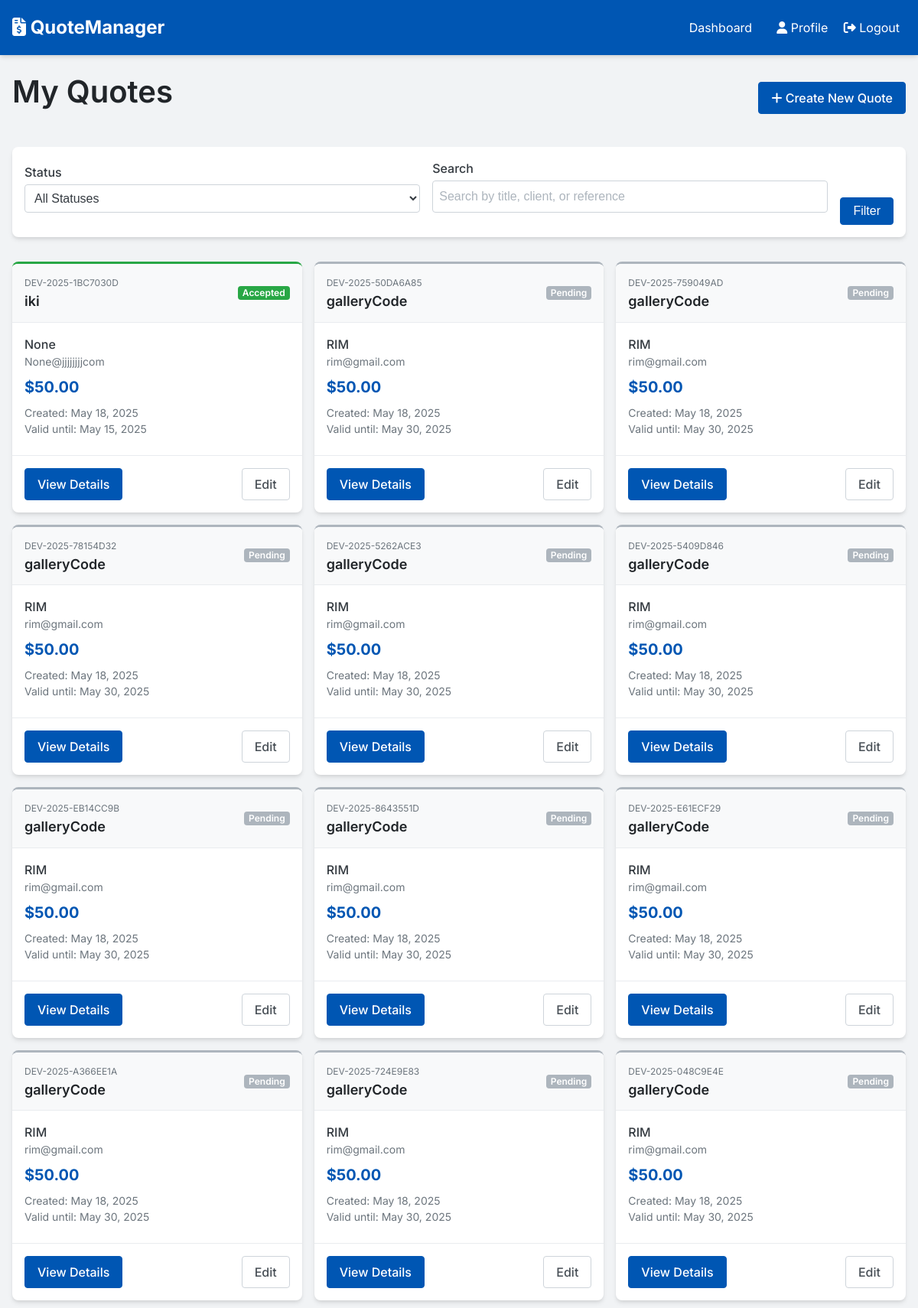
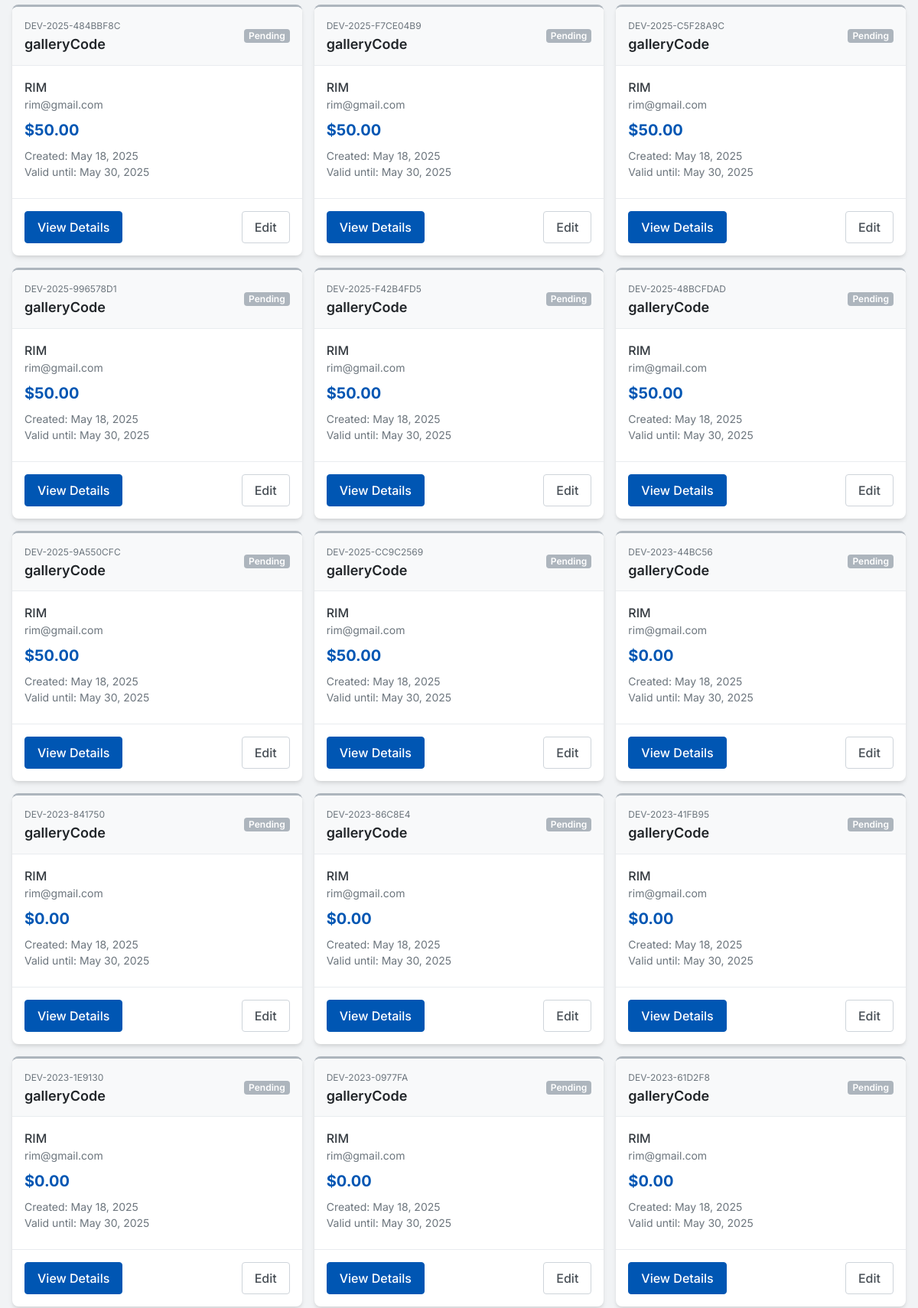
Page /quotes/ (signed in, upper part) on the committed database (2 pictures, top to bottom).
### quotes/models.py (models this page shows, shortened)
class Quote(models.Model):
    STATUS_CHOICES = (
        ('pending', 'Pending'),
        ('accepted', 'Accepted'),
        ('refused', 'Refused'),
    )
    title = models.CharField(max_length=255)
    reference = models.CharField(max_length=50, unique=True, editable=False)
    slug = models.SlugField(max_length=255, unique=True, blank=True)
    owner = models.ForeignKey(User, on_delete=models.CASCADE, related_name='quotes')
    client_name = models.CharField(max_length=255)
    client_email = models.EmailField()
    client_address = models.TextField(blank=True)
    description = models.TextField(blank=True)
    status = models.CharField(max_length=20, choices=STATUS_CHOICES, default='pending')
    total_amount = models.DecimalField(max_digits=10, decimal_places=2)
    valid_until = models.DateField()
    created_at = models.DateTimeField(auto_now_add=True)
    updated_at = models.DateTimeField(auto_now=True)
    class Meta:
        ordering = ['-created_at']

### quotes/frontend_views.py (the view)
# urls.py: path('quotes/', login_required(frontend_views.quote_list), name='quote_list'),
def quote_list(request):
    status = request.GET.get('status')
    search = request.GET.get('search')
    quotes = Quote.objects.filter(owner=request.user)
    if status and status != 'all':
        quotes = quotes.filter(status=status)
    if search:
        quotes = quotes.filter(title__icontains=search) | quotes.filter(client_name__icontains=search)
    context = {
        'quotes': quotes,
        'status': status or 'all',
        'search': search or '',
        'title': 'My Quotes',
    }
    return render(request, 'quotes/list.html', context)

### templates/quotes/list.html (shortened to what this page needs)
{% extends 'base.html' %}
{% block content %}
<div class="quote-list-page">
    <div style="display: flex; justify-content: space-between; align-items: center; margin-bottom: 2rem;">
        <h1>My Quotes</h1>
        <a href="{% url 'quote_create' %}" class="btn btn-primary">
            <i class="fas fa-plus"></i> Create New Quote
        </a>
    </div>
    <div class="card" style="margin-bottom: 2rem;">
        <div class="card-body">
            <form method="get" action="{% url 'quote_list' %}" class="filter-form">
                <div style="display: grid; grid-template-columns: 1fr 1fr auto; gap: 1rem; align-items: end;">
                    <div class="form-group">
                        <label for="status" class="form-label">Status</label>
                        <select name="status" id="status" class="form-select">
                            <option value="all" {% if status == 'all' %}selected{% endif %}>All Statuses</option>
                        </select>
                    </div>
                    <div class="form-group">
                        <label for="search" class="form-label">Search</label>
                        <input type="text" name="search" id="search" class="form-control" placeholder="Search by title, client, or reference" value="{{ search }}">
                    </div>
                    <div>
                        <button type="submit" class="btn btn-primary">Filter</button>
                    </div>
                </div>
            </form>
        </div>
    </div>
    {% if quotes %}
        <div class="quote-list">
            {% for quote in quotes %}
                <div class="quote-card {{ quote.status }}" data-id="{{ quote.id }}">
                    <div class="quote-header">
                        <div>
                            <div class="quote-reference">{{ quote.reference }}</div>
                            <h3 class="quote-title">{{ quote.title }}</h3>
                        </div>
                        <span class="badge badge-{{ quote.status }}">{{ quote.status|title }}</span>
                    </div>
                    <div class="quote-body">
                        <div class="quote-client">
                            <div class="quote-client-name">{{ quote.client_name }}</div>
                            <div class="quote-client-email">{{ quote.client_email }}</div>
                        </div>
                        <div class="quote-amount">${{ quote.total_amount|floatformat:2 }}</div>
                        <div class="quote-dates">
                            <div>Created: {{ quote.created_at|date:"M d, Y" }}</div>
                            <div>Valid until: {{ quote.valid_until|date:"M d, Y" }}</div>
                        </div>
                    </div>
                    <div class="quote-footer">
                        <a href="{% url 'quote_detail' quote.slug %}" class="btn btn-sm btn-primary">View Details</a>
                        <a href="{% url 'quote_edit' quote.slug %}" class="btn btn-sm btn-outline">Edit</a>
                    </div>
                </div>
            {% endfor %}
        </div>
    {% endif %}
</div>
{% endblock %}

### rows in the picture
Quote: reference "DEV-2025-1BC7030D", title "iki", status "Accepted", client_name "None", client_email "None@jjjjjjjjcom", total_amount "50.00", created_at "May 18, 2025", valid_until "May 15, 2025"
Quote: reference "DEV-2025-50DA6A85", title "galleryCode", status "Pending", client_name "RIM", client_email "rim@gmail.com", total_amount "50.00", created_at "May 18, 2025", valid_until "May 30, 2025"
Quote: reference "DEV-2025-759049AD", title "galleryCode", status "Pending", client_name "RIM", client_email "rim@gmail.com", total_amount "50.00", created_at "May 18, 2025", valid_until "May 30, 2025"
Quote: reference "DEV-2025-78154D32", title "galleryCode", status "Pending", client_name "RIM", client_email "rim@gmail.com", total_amount "50.00", created_at "May 18, 2025", valid_until "May 30, 2025"
Quote: reference "DEV-2025-5262ACE3", title "galleryCode", status "Pending", client_name "RIM", client_email "rim@gmail.com", total_amount "50.00", created_at "May 18, 2025", valid_until "May 30, 2025"
Quote: reference "DEV-2025-5409D846", title "galleryCode", status "Pending", client_name "RIM", client_email "rim@gmail.com", total_amount "50.00", created_at "May 18, 2025", valid_until "May 30, 2025"
Quote: reference "DEV-2025-EB14CC9B", title "galleryCode", status "Pending", client_name "RIM", client_email "rim@gmail.com", total_amount "50.00", created_at "May 18, 2025", valid_until "May 30, 2025"
Quote: reference "DEV-2025-8643551D", title "galleryCode", status "Pending", client_name "RIM", client_email "rim@gmail.com", total_amount "50.00", created_at "May 18, 2025", valid_until "May 30, 2025"
Quote: reference "DEV-2025-E61ECF29", title "galleryCode", status "Pending", client_name "RIM", client_email "rim@gmail.com", total_amount "50.00", created_at "May 18, 2025", valid_until "May 30, 2025"
Quote: reference "DEV-2025-A366EE1A", title "galleryCode", status "Pending", client_name "RIM", client_email "rim@gmail.com", total_amount "50.00", created_at "May 18, 2025", valid_until "May 30, 2025"
Quote: reference "DEV-2025-724E9E83", title "galleryCode", status "Pending", client_name "RIM", client_email "rim@gmail.com", total_amount "50.00", created_at "May 18, 2025", valid_until "May 30, 2025"
Quote: reference "DEV-2025-048C9E4E", title "galleryCode", status "Pending", client_name "RIM", client_email "rim@gmail.com", total_amount "50.00", created_at "May 18, 2025", valid_until "May 30, 2025"
Quote: reference "DEV-2025-484BBF8C", title "galleryCode", status "Pending", client_name "RIM", client_email "rim@gmail.com", total_amount "50.00", created_at "May 18, 2025", valid_until "May 30, 2025"
Quote: reference "DEV-2025-F7CE04B9", title "galleryCode", status "Pending", client_name "RIM", client_email "rim@gmail.com", total_amount "50.00", created_at "May 18, 2025", valid_until "May 30, 2025"
Quote: reference "DEV-2025-C5F28A9C", title "galleryCode", status "Pending", client_name "RIM", client_email "rim@gmail.com", total_amount "50.00", created_at "May 18, 2025", valid_until "May 30, 2025"
Quote: reference "DEV-2025-996578D1", title "galleryCode", status "Pending", client_name "RIM", client_email "rim@gmail.com", total_amount "50.00", created_at "May 18, 2025", valid_until "May 30, 2025"
Quote: reference "DEV-2025-F42B4FD5", title "galleryCode", status "Pending", client_name "RIM", client_email "rim@gmail.com", total_amount "50.00", created_at "May 18, 2025", valid_until "May 30, 2025"
Quote: reference "DEV-2025-48BCFDAD", title "galleryCode", status "Pending", client_name "RIM", client_email "rim@gmail.com", total_amount "50.00", created_at "May 18, 2025", valid_until "May 30, 2025"
Quote: reference "DEV-2025-9A550CFC", title "galleryCode", status "Pending", client_name "RIM", client_email "rim@gmail.com", total_amount "50.00", created_at "May 18, 2025", valid_until "May 30, 2025"
Quote: reference "DEV-2025-CC9C2569", title "galleryCode", status "Pending", client_name "RIM", client_email "rim@gmail.com", total_amount "50.00", created_at "May 18, 2025", valid_until "May 30, 2025"
Quote: reference "DEV-2023-44BC56", title "galleryCode", status "Pending", client_name "RIM", client_email "rim@gmail.com", total_amount "0.00", created_at "May 18, 2025", valid_until "May 30, 2025"
Quote: reference "DEV-2023-841750", title "galleryCode", status "Pending", client_name "RIM", client_email "rim@gmail.com", total_amount "0.00", created_at "May 18, 2025", valid_until "May 30, 2025"
Quote: reference "DEV-2023-86C8E4", title "galleryCode", status "Pending", client_name "RIM", client_email "rim@gmail.com", total_amount "0.00", created_at "May 18, 2025", valid_until "May 30, 2025"
Quote: reference "DEV-2023-41FB95", title "galleryCode", status "Pending", client_name "RIM", client_email "rim@gmail.com", total_amount "0.00", created_at "May 18, 2025", valid_until "May 30, 2025"
Quote: reference "DEV-2023-1E9130", title "galleryCode", status "Pending", client_name "RIM", client_email "rim@gmail.com", total_amount "0.00", created_at "May 18, 2025", valid_until "May 30, 2025"
Quote: reference "DEV-2023-0977FA", title "galleryCode", status "Pending", client_name "RIM", client_email "rim@gmail.com", total_amount "0.00", created_at "May 18, 2025", valid_until "May 30, 2025"
Quote: reference "DEV-2023-61D2F8", title "galleryCode", status "Pending", client_name "RIM", client_email "rim@gmail.com", total_amount "0.00", created_at "May 18, 2025", valid_until "May 30, 2025"
